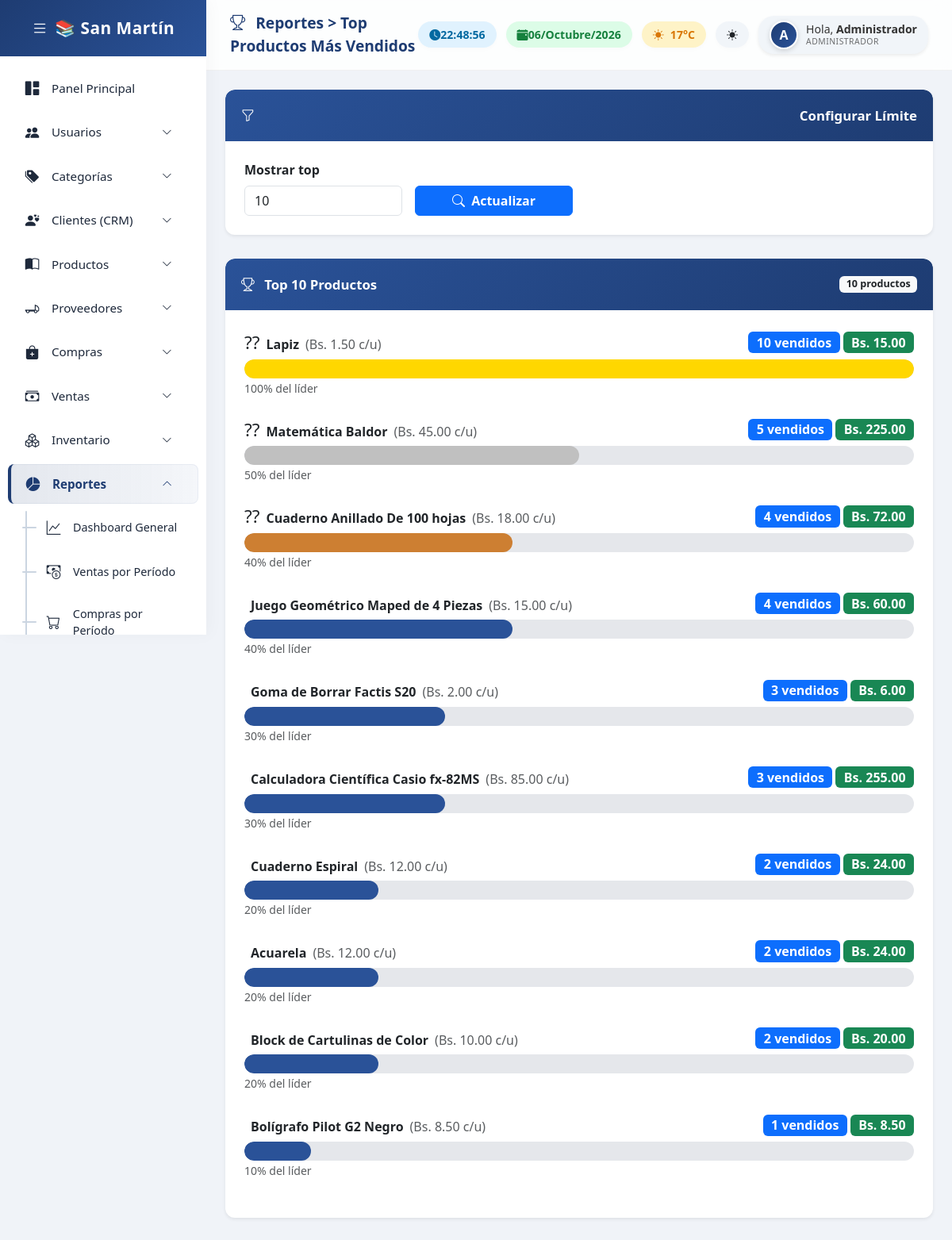
The page /reportes/top_productos.php (signed in) on the database its author committed.
### tables this page shows
CREATE TABLE `productos` (
  `id_producto` int(11) NOT NULL AUTO_INCREMENT,
  `codigo` varchar(20) NOT NULL,
  `codigo_barras` varchar(50) DEFAULT NULL,
  `nombre_producto` varchar(150) DEFAULT NULL,
  `descripcion` text DEFAULT NULL,
  `precio` decimal(10,2) DEFAULT NULL,
  `precio_compra` decimal(10,2) DEFAULT 0.00,
  `impuesto` decimal(5,2) DEFAULT 0.00,
  `talla` varchar(20) DEFAULT NULL,
  `color` varchar(50) DEFAULT NULL,
  `stock` int(11) DEFAULT NULL,
  `imagen` varchar(255) DEFAULT NULL,
  `activo` tinyint(1) DEFAULT 1,
  `categoria_id` int(11) DEFAULT NULL,
  PRIMARY KEY (`id_producto`),
  KEY `categoria_id` (`categoria_id`),
  CONSTRAINT `productos_ibfk_1` FOREIGN KEY (`categoria_id`) REFERENCES `categorias` (`id_categoria`)
);

### reportes/top_productos.php (the view, shortened to what this page needs)
<?php
$limite = isset($_GET['limite']) ? intval($_GET['limite']) : 10;
$top = mysqli_query($conexion, "SELECT p.id_producto,p.nombre_producto,p.precio,SUM(dv.cantidad) AS total_vendido,SUM(dv.cantidad*dv.precio) AS total_recaudado FROM detalle_ventas dv INNER JOIN productos p ON dv.producto_id=p.id_producto GROUP BY p.id_producto HAVING total_vendido>0 ORDER BY total_vendido DESC LIMIT $limite");
$max_vendido = 0; $rows = [];
while($r = mysqli_fetch_assoc($top)){ $rows[] = $r; if($r['total_vendido'] > $max_vendido) $max_vendido = $r['total_vendido']; }
?>
<!DOCTYPE html><html lang="es"><head><meta charset="UTF-8"><meta name="viewport" content="width=device-width,initial-scale=1"><title>Top Productos - Reportes</title>
<link href="https://cdn.jsdelivr.net/npm/bootstrap@5.3.3/dist/css/bootstrap.min.css" rel="stylesheet">
<link rel="stylesheet" href="https://cdn.jsdelivr.net/npm/bootstrap-icons@1.11.3/font/bootstrap-icons.min.css">
<link rel="stylesheet" href="/includes/base.css">
</head><body>
<?php $base_path = '../'; include '../includes/sidebar.php'; ?>
<div class="main-content">
<div class="topbar"><div class="topbar-title"><i class="bi bi-trophy me-2"></i> Reportes > Top Productos Más Vendidos</div>
<div class="topbar-widgets"><div class="widget-box widget-time"><i class="bi bi-clock-fill"></i> <span id="txt-reloj">00:00:00</span></div><div class="widget-box widget-date"><i class="bi bi-calendar-event-fill"></i> <span id="txt-fecha">--/--/----</span></div><div class="widget-box widget-weather"><i class="bi bi-sun-fill me-2"></i> <span>17°C</span></div><div class="user-profile shadow-sm">
    <div class="profile-avatar-wrap"><?php if(!empty($_SESSION["imagen"])): ?><img src="../assets/uploads/usuarios/<?php echo $_SESSION["imagen"]; ?>" class="profile-avatar"><?php else: ?><div class="profile-avatar-inicial"><?php echo strtoupper(substr($_SESSION["nombre"],0,1)); ?></div><?php endif; ?></div>
    <div class="profile-info">
        <div class="profile-name">Hola, <strong><?php echo $_SESSION["nombre"]; ?></strong></div>
        <div class="profile-role"><?php echo $_SESSION["rol"]; ?></div>
    </div>
</div>
        </div>
    </div>
    <div class="container-fluid p-4">
<div class="panel-custom shadow-sm"><div class="panel-custom-header"><i class="bi bi-funnel me-2"></i> <span class="menu-text"> Configurar Límite</span></div>
<div class="panel-custom-body p-4"><form method="GET" class="row g-3 align-items-end"><div class="col-md-3"><label class="form-label fw-semibold">Mostrar top</label><input type="number" name="limite" class="form-control" value="<?php echo $limite; ?>" min="1" max="100"></div><div class="col-md-3"><button type="submit" class="btn btn-primary w-100 fw-bold"><i class="bi bi-search me-1"></i> Actualizar</button></div></form></div></div>
<div class="panel-custom shadow-sm"><div class="panel-custom-header"><span><i class="bi bi-trophy me-2"></i> Top <?php echo $limite; ?> Productos</span><span class="badge bg-light text-dark"><?php echo count($rows); ?> productos</span></div>
<div class="panel-custom-body p-4">
<?php if(count($rows)>0){ foreach($rows as $idx=>$r){ $pct=$max_vendido>0?round(($r['total_vendido']/$max_vendido)*100):0;$medalla='';$color_bar='#2a5298';if($idx==0){$medalla='??';$color_bar='#FFD700';}elseif($idx==1){$medalla='??';$color_bar='#C0C0C0';}elseif($idx==2){$medalla='??';$color_bar='#CD7F32';} ?>
<div class="mb-4"><div class="d-flex justify-content-between align-items-center mb-1"><div><span class="medalla me-2"><?php echo $medalla; ?></span><strong><?php echo htmlspecialchars($r['nombre_producto']); ?></strong><span class="text-muted ms-2">(Bs. <?php echo number_format($r['precio'],2); ?> c/u)</span></div><div class="text-end"><span class="badge bg-primary fs-6"><?php echo $r['total_vendido']; ?> vendidos</span><span class="badge bg-success ms-1 fs-6">Bs. <?php echo number_format($r['total_recaudado'],2); ?></span></div></div><div class="barra-progreso"><div style="width:<?php echo $pct; ?>%;background:<?php echo $color_bar; ?>;"></div></div><small class="text-muted"><?php echo $pct; ?>% del líder</small></div>
<?php } }else{ ?><p class="text-center text-muted py-3">No hay productos con ventas registradas.</p><?php } ?></div></div></div></div>
</body></html>

### includes/base.css (style rules this page uses)
:root { --body-bg:#f0f3f8;--sidebar-bg:#fff;--sidebar-text:#1e293b;--sidebar-hover-bg:#e2e8f0;--sidebar-accent:#1e3c72;--sidebar-active-bg:linear-gradient(90deg,rgba(30,60,114,0.12),rgba(42,82,152,0.05));--sidebar-brand-bg:linear-gradient(135deg,#1e3c72,#2a5298);--topbar-bg:rgba(255,255,255,0.85);--panel-bg:#fff;--panel-header-bg:linear-gradient(135deg,#2a5298,#1e3c72);--profile-bg:#f1f5f9;--profile-text:#333;--sub-item-active-bg:#eef2ff;--scrollbar-thumb:rgba(0,0,0,0.12);--scrollbar-thumb-hover:rgba(0,0,0,0.25);--collapse-line:#cbd5e1;--collapse-dash:#94a3b8;--border-color:rgba(0,0,0,0.05);--form-bg:#fff;--form-text:#1e293b;--form-border:#d1d5db;--form-focus-border:#60a5fa;--input-group-bg:#f1f5f9;--card-bg:#fff; }
body { background:var(--body-bg);font-family:'Segoe UI',sans-serif;margin:0;overflow-x:hidden; }
.main-content { margin-left:260px;min-height:100vh;transition:all 0.3s ease; }
.topbar { background:var(--topbar-bg);backdrop-filter:blur(10px);-webkit-backdrop-filter:blur(10px);padding:15px 30px;display:flex;justify-content:space-between;align-items:center;border-bottom:1px solid var(--border-color);position:sticky;top:0;z-index:999; }
.topbar-title { font-size:1.2rem;font-weight:600;color:var(--sidebar-accent); }
.topbar-widgets { display:flex;align-items:center;gap:12px; }
.widget-box { padding:6px 14px;border-radius:20px;font-size:0.88rem;font-weight:600;display:flex;align-items:center;box-shadow:0 2px 6px rgba(0,0,0,0.02); }
.widget-time { background:#e0f2fe;color:#0369a1; }
.widget-date { background:#dcfce7;color:#15803d; }
.widget-weather { background:#fef3c7;color:#d97706; }
.user-profile { display:flex;align-items:center;background:var(--profile-bg);padding:6px 14px;border-radius:20px;font-size:0.9rem;color:var(--profile-text); }
.profile-avatar-wrap { flex-shrink:0;margin-right:10px;display:flex;align-items:center; }
.profile-avatar-inicial { width:36px;height:36px;border-radius:50%;background:linear-gradient(135deg,#1e3c72,#2a5298);color:#fff;display:flex;align-items:center;justify-content:center;font-weight:700;font-size:1rem;border:2px solid #fff;box-shadow:0 2px 6px rgba(0,0,0,0.15); }
.profile-info { display:flex;flex-direction:column;line-height:1.2; }
.profile-name { font-size:0.88rem;white-space:nowrap; }
.profile-role { font-size:0.65rem;text-transform:uppercase;letter-spacing:0.5px;opacity:0.7;white-space:nowrap; }
.panel-custom { border:none;border-radius:12px;background:var(--panel-bg);box-shadow:0 4px 15px rgba(0,0,0,0.02);margin-bottom:30px;animation:fadeInUp 0.5s ease-in-out;overflow:hidden; }
.panel-custom-header { padding:20px;font-size:1.05rem;font-weight:600;color:#fff;border-radius:12px 12px 0 0;background:var(--panel-header-bg); }
.panel-custom-body { padding:20px; }

### rows shown on the page
productos: medalla "??", nombre_producto "Lapiz", precio "1.50", total_vendido "10", total_recaudado "15.00", pct "100"
productos: medalla "??", nombre_producto "Matemática Baldor", precio "45.00", total_vendido "5", total_recaudado "225.00", pct "50"
productos: medalla "??", nombre_producto "Cuaderno Anillado De 100 hojas", precio "18.00", total_vendido "4", total_recaudado "72.00", pct "40"
productos: nombre_producto "Juego Geométrico Maped de 4 Piezas", precio "15.00", total_vendido "4", total_recaudado "60.00", pct "40"
productos: nombre_producto "Goma de Borrar Factis S20", precio "2.00", total_vendido "3", total_recaudado "6.00", pct "30"
productos: nombre_producto "Calculadora Científica Casio fx-82MS", precio "85.00", total_vendido "3", total_recaudado "255.00", pct "30"
productos: nombre_producto "Cuaderno Espiral", precio "12.00", total_vendido "2", total_recaudado "24.00", pct "20"
productos: nombre_producto "Acuarela", precio "12.00", total_vendido "2", total_recaudado "24.00", pct "20"
productos: nombre_producto "Block de Cartulinas de Color", precio "10.00", total_vendido "2", total_recaudado "20.00", pct "20"
productos: nombre_producto "Bolígrafo Pilot G2 Negro", precio "8.50", total_vendido "1", total_recaudado "8.50", pct "10"

### other values the page prints
substr($_SESSION["nombre"],0,1) "A"
$_SESSION["nombre"] "Administrador"
$_SESSION["rol"] "ADMINISTRADOR"
$limite "10"
count($rows) "10"
